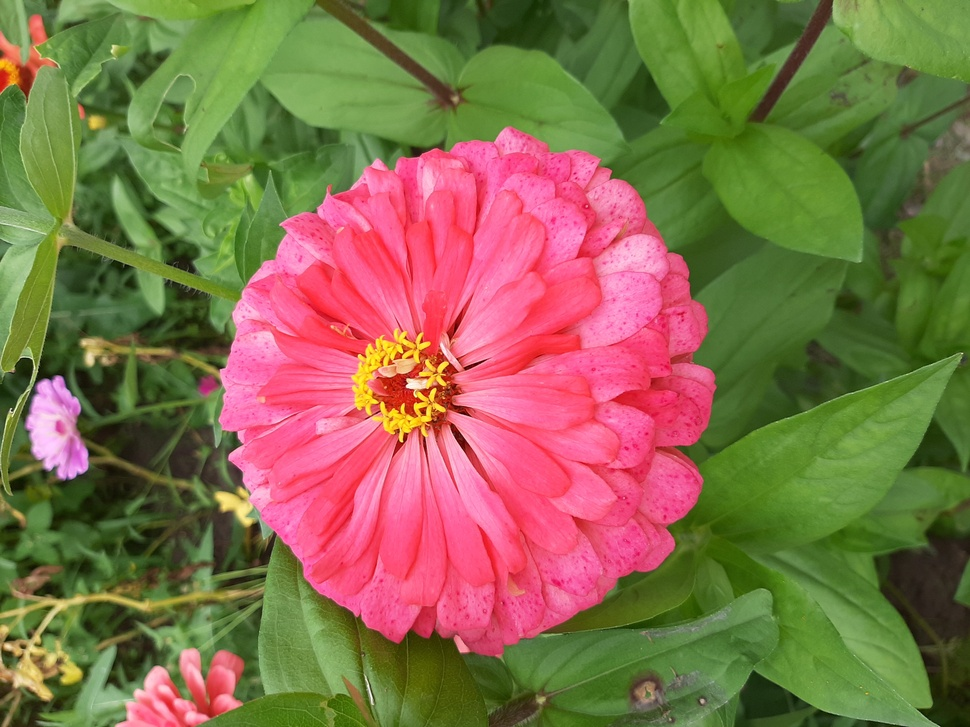
#> input picture flora.jpg, 970 x 727 px, shrunk from 4032 x 3024 before the run
$ python proba2.py
#> lines starting #> are read from the running program, lines starting #| are printed output that depends on the picture
from PIL import Image
image = Image.open('flora.jpg')
#> image is the input picture: PIL image 970x727 RGB; mean R, G, B 132, 110.9, 75.4
rotated_img = image.rotate(45, expand=True)
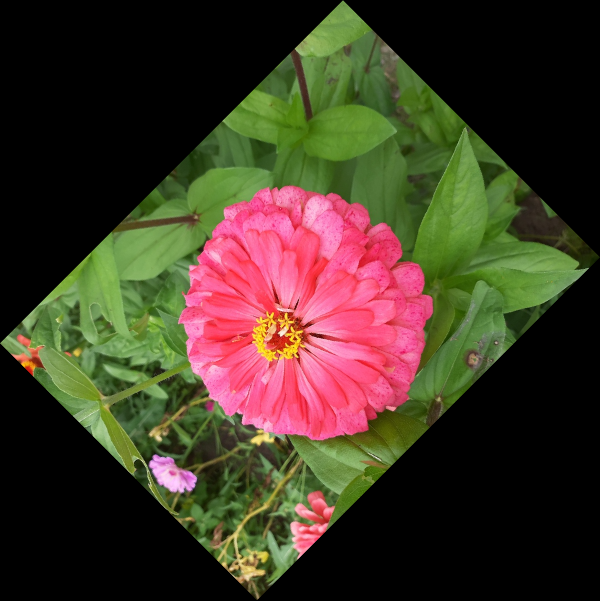
#> rotated_img: PIL image 1200x1201 RGB (shown at 1/2 size); mean R, G, B 64.6, 54.2, 36.9
rotated_img.show()
